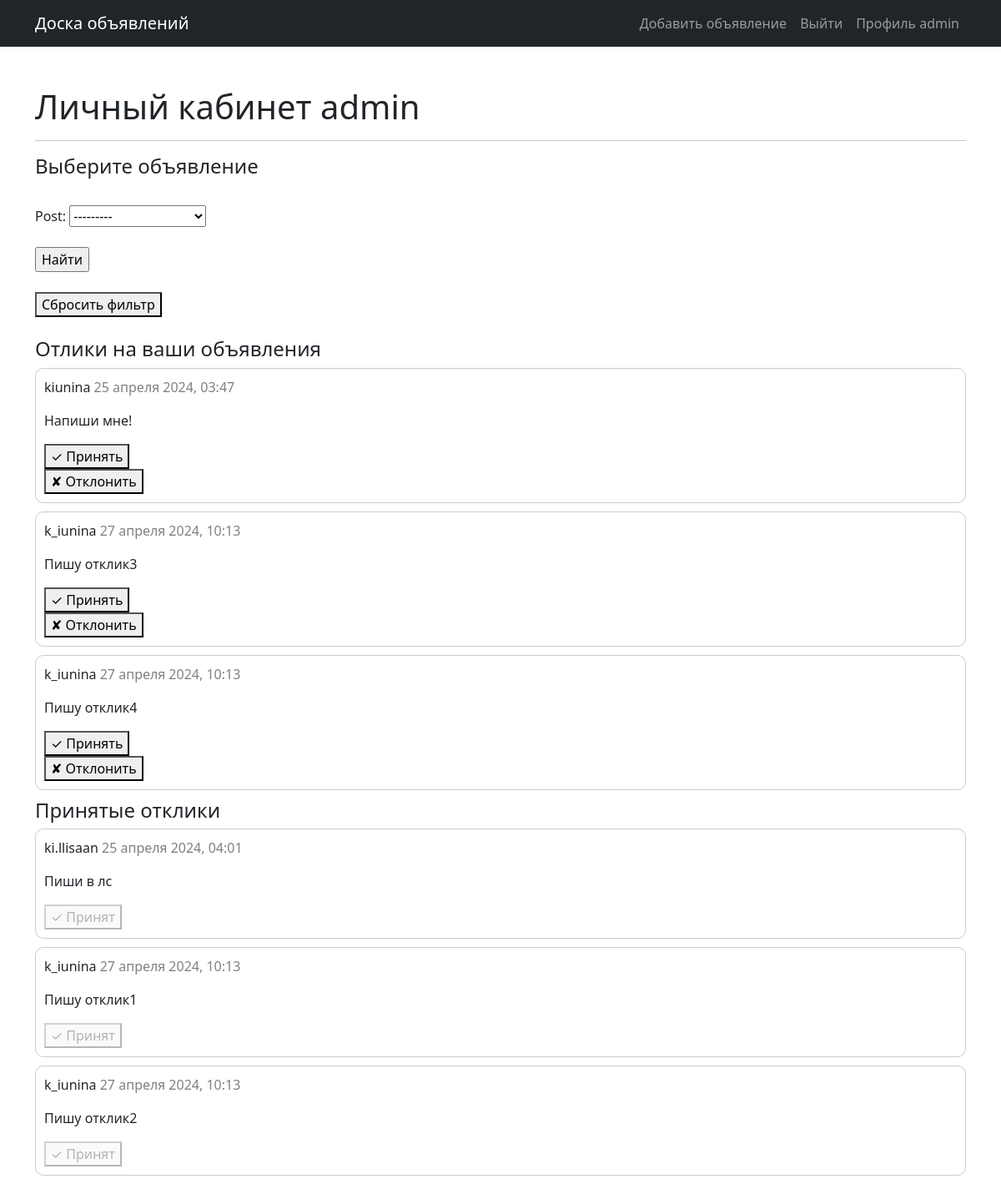
Page /personal/ (signed in) on the earlier database version.
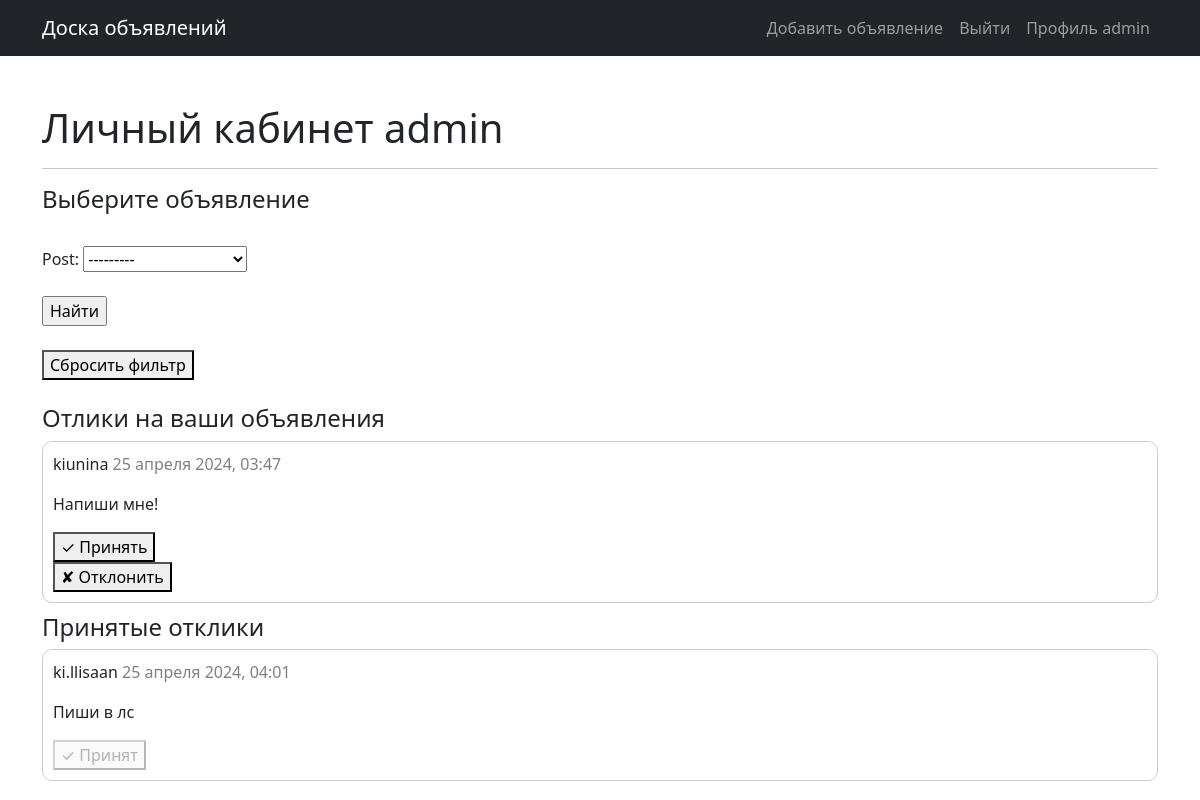
Same page on the later database version.
### mmo/models.py (models this page shows, shortened)
class User(AbstractUser):
    code = models.CharField(max_length=15, blank=True, null=True)

class Response(models.Model):
    user = models.ForeignKey(User, on_delete=models.CASCADE)
    post = models.ForeignKey(Post, on_delete=models.CASCADE)
    text = models.TextField()
    date_in = models.DateTimeField(auto_now_add=True)
    status = models.BooleanField(default=False)

### mmo/views.py (the view)
# urls.py: path('personal/', Personal.as_view(), name='personal'),
class Personal(LoginRequiredMixin, TemplateView):
    template_name = 'pesonal.html'
    def get_context_data(self, **kwargs):
        context = super().get_context_data(**kwargs)
        queryset = Response.objects.filter(post__user=self.request.user)
        context['filterset'] = PostFilter(self.request.GET, queryset=queryset, request=self.request.user.pk)
        return context

### mmo/models.py (called while the page is built)
    def __str__(self):
        return self.title

### templates/pesonal.html (shortened to what this page needs)
{% extends 'default.html' %}
{% block content %}
<h1>Личный кабинет {{ user.username }}</h1>
<hr>
<h4>Выберите объявление</h4>
<br>
<form action="" method="get">
    {{ filterset.form }}
    <br>
    <input type="submit" value="Найти">
</form>
<br>
<button><a href="/personal" style="color: inherit; text-decoration: none;">Сбросить фильтр</a></button>
<br>
<br>
<h4>Отлики на ваши объявления</h4>
{% for r in filterset.qs %}
    {% if not r.status %}
        <div style="border: 1px solid #ccc; border-radius: 10px; padding: 10px; margin-bottom: 10px;">
            <p>{{ r.user }} <a href="{% url 'post' r.post.pk %}" style="color: grey; text-decoration: none;"> {{ r.date_in|date:"d E Y, H:i" }}</a></p>
            <p>{{ r.text }}</p>
            <form action="{% url 'accept_response' r.pk %}" method="post">
                <button type="submit">✓ Принять</button>
            </form>
            <form action="{% url 'deny_response' r.pk %}" method="post">
                <button type="submit">✘ Отклонить</button>
            </form>
        </div>
    {% endif %}
{% endfor %}
<h4>Принятые отклики</h4>
{% for r in filterset.qs %}
    {% if r.status %}
        <div style="border: 1px solid #ccc; border-radius: 10px; padding: 10px; margin-bottom: 10px;">
            <p>{{ r.user }} <a href="{% url 'post' r.post.pk %}" style="color: grey; text-decoration: none;"> {{ r.date_in|date:"d E Y, H:i" }}</a></p>
            <p>{{ r.text }}</p>
            <button type="button" disabled>✓ Принят</button>
        </div>
    {% endif %}
{% endfor %}
{% endblock %}

### templates/default.html (shortened to what this page needs)
<!DOCTYPE html>
{% load static %}
<html lang="en">
    <head>
        <link href="{% static 'css/styles.css'%}" rel="stylesheet" />
    </head>
    <body>
        <nav class="navbar navbar-expand-lg navbar-dark bg-dark">
            <div class="container">
                <a class="navbar-brand" href="{% url 'posts_list' %}">Доска объявлений</a>
                <div class="collapse navbar-collapse" id="navbarSupportedContent">
                    <ul class="navbar-nav ms-auto mb-2 mb-lg-0">
                        {% if user.is_authenticated %}
                            <li class="nav-item"><a class="nav-link" href="{% url 'post_create' %}">Добавить объявление</a></li>
                            <li class="nav-item"><a class="nav-link" href="{% url 'logout_confirm' %}">Выйти</a></li>
                            <a class="nav-link" id="navbarDropdown" href="{% url 'personal' %}" role="button" data-bs-toggle="dropdown" aria-expanded="false">Профиль {{ user }}</a>
                        {% else %}
                            <li class="nav-item"><a class="nav-link" href="{% url 'login' %}">Войти</a></li>
                        {% endif %}
                    </ul>
                </div>
            </div>
        </nav>
        <div class="container mt-5">
            <div class="row">
                <div class="col">
                    {% block content %} {% endblock %}
                </div>
            </div>
        </div>
    </body>
</html>

Differences in the rows shown:
removed Response: user "k_iunina", date_in "27 апреля 2024, 10:13", text "Пишу отклик3", shown under "Отлики на ваши объявления"
removed Response: user "k_iunina", date_in "27 апреля 2024, 10:13", text "Пишу отклик4", shown under "Отлики на ваши объявления"
removed Response: user "k_iunina", date_in "27 апреля 2024, 10:13", text "Пишу отклик1", shown under "Принятые отклики"
removed Response: user "k_iunina", date_in "27 апреля 2024, 10:13", text "Пишу отклик2", shown under "Принятые отклики"
